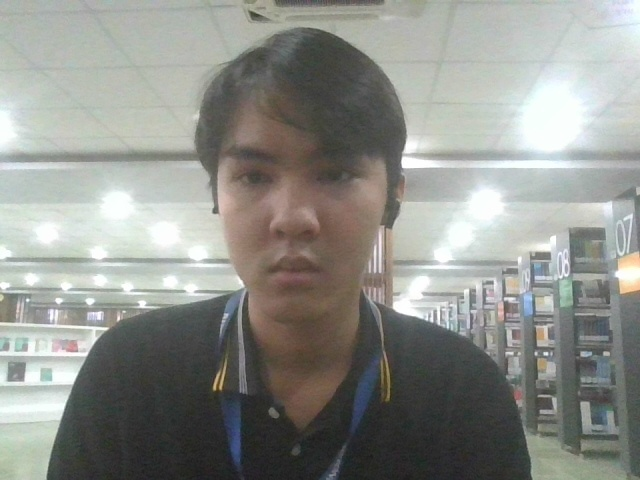
#> input picture data/face/image_280.jpg, 640 x 480 px
$ jupyter execute Bai25.ipynb
#> lines starting #> are read from the running program, lines starting #| are printed output that depends on the picture; after the words box and inside, x2 and y2 are one past the last pixel; in counts of white or black regions, pixels touching at a corner belong together
[cell 1]
import cv2

[cell 2]
def display(title, img):
    cv2.imshow(title, img)
    # Chờ một khoảng thời gian
    cv2.waitKey(0)
    # Đóng window
    cv2.destroyWindow(title)

[cell 3]
# Khởi tạo Haar Cascade Classifier cho nhân diện khuôn mặt
face_cascade = cv2.CascadeClassifier('./data/haarcascade_frontalface_default.xml')
eye_cascade = cv2.CascadeClassifier('./data/haarcascade_eye_tree_eyeglasses.xml')

[cell 4]
img = cv2.imread('./data/face/image_280.jpg')
#> img is the input picture: shape (480, 640, 3); mean B, G, R 139.2, 144.3, 142.7

[cell 5]
gray = cv2.cvtColor(img, cv2.COLOR_BGR2GRAY)
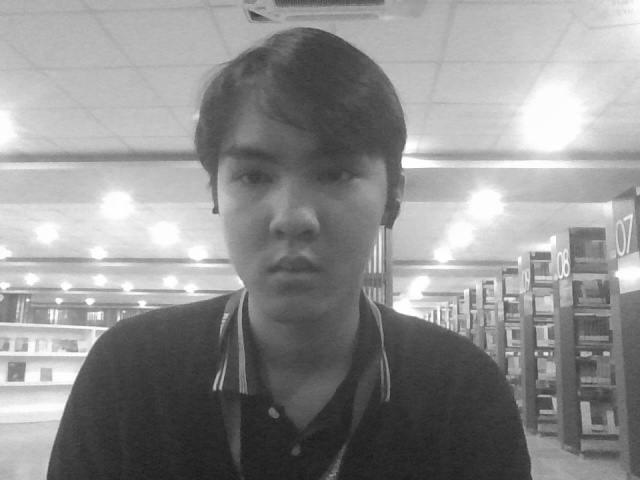
#> gray: shape (480, 640); min 24, max 255, mean 143.3

[cell 6]
faces = face_cascade.detectMultiScale(gray, scaleFactor=1.1, minNeighbors=5, minSize=(30,30))
#> faces = [[189, 101, 205, 205]]

[cell 7]
eyes = eye_cascade.detectMultiScale(gray, scaleFactor=1.1, minNeighbors=1, minSize=(5,5))
#> eyes = [[316, 157, 39, 39], [231, 156, 44, 44]]

[cell 8]
for (x, y, w, h) in faces:
    cv2.rectangle(img, (x, y), (x+w, y+h), (0, 255,0), 2)
#> this loop made 1 pass
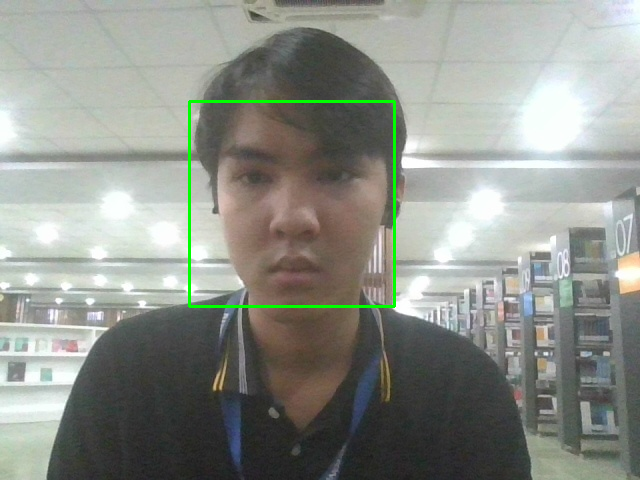
#> img: shape (480, 640, 3); 0.8% of pixels changed, all inside (x1, y1, x2, y2) = (188, 100, 396, 308)

[cell 9]
for (x, y, w, h) in eyes:
    cv2.rectangle(img, (x, y), (x+w, y+h), (255, 0,0), 2)
#> this loop made 2 passes
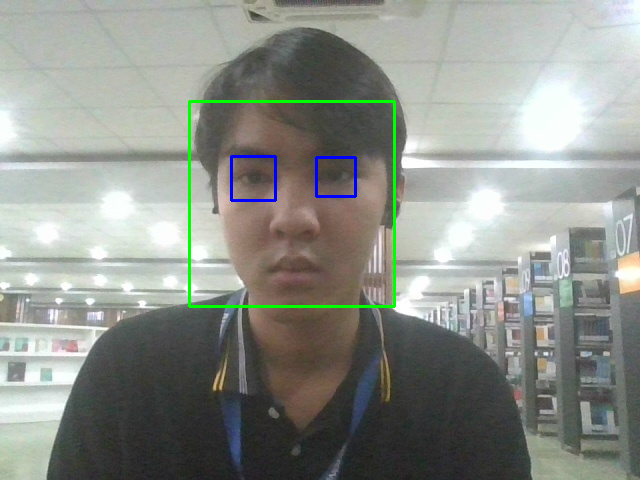
#> img: shape (480, 640, 3); 0.32% of pixels changed, all inside (x1, y1, x2, y2) = (230, 155, 357, 202)

[cell 10]
display('Faces: ', img)
